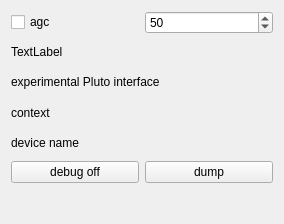
<?xml version="1.0" encoding="UTF-8"?>
<ui version="4.0">
 <class>plutoWidget</class>
 <widget class="QWidget" name="plutoWidget">
  <property name="geometry">
   <rect>
    <x>0</x>
    <y>0</y>
    <width>284</width>
    <height>224</height>
   </rect>
  </property>
  <property name="windowTitle">
   <string>Pluto control</string>
  </property>
  <property name="toolTip">
   <string>Pluto support is experimental. I do not have one so testing was limited.</string>
  </property>
  <layout class="QVBoxLayout" name="verticalLayout">
   <item>
    <layout class="QHBoxLayout" name="horizontalLayout_2">
     <item>
      <widget class="QCheckBox" name="agcControl">
       <property name="text">
        <string>agc</string>
       </property>
      </widget>
     </item>
     <item>
      <widget class="QSpinBox" name="gainControl">
       <property name="maximum">
        <number>73</number>
       </property>
       <property name="value">
        <number>50</number>
       </property>
      </widget>
     </item>
    </layout>
   </item>
   <item>
    <widget class="QLabel" name="state">
     <property name="text">
      <string>TextLabel</string>
     </property>
    </widget>
   </item>
   <item>
    <widget class="QLabel" name="label">
     <property name="toolTip">
      <string>Experimental interface for Adalm Pluto. No garantees!!</string>
     </property>
     <property name="text">
      <string>experimental Pluto interface</string>
     </property>
    </widget>
   </item>
   <item>
    <widget class="QLabel" name="contextName">
     <property name="text">
      <string>context</string>
     </property>
    </widget>
   </item>
   <item>
    <widget class="QLabel" name="name_of_device">
     <property name="text">
      <string>device name</string>
     </property>
    </widget>
   </item>
   <item>
    <layout class="QHBoxLayout" name="horizontalLayout">
     <item>
      <widget class="QPushButton" name="debugButton">
       <property name="text">
        <string>debug off</string>
       </property>
      </widget>
     </item>
     <item>
      <widget class="QPushButton" name="dumpButton">
       <property name="text">
        <string>dump</string>
       </property>
      </widget>
     </item>
    </layout>
   </item>
   <item>
    <widget class="QLabel" name="serial_number_display">
     <property name="font">
      <font>
       <pointsize>11</pointsize>
      </font>
     </property>
     <property name="text">
      <string/>
     </property>
    </widget>
   </item>
  </layout>
 </widget>
 <resources/>
 <connections/>
</ui>
